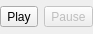
<?xml version="1.0" encoding="UTF-8"?>
<ui version="4.0">
 <class>SpeakButtons</class>
 <widget class="QWidget" name="SpeakButtons">
  <property name="geometry">
   <rect>
    <x>0</x>
    <y>0</y>
    <width>86</width>
    <height>34</height>
   </rect>
  </property>
  <layout class="QHBoxLayout" name="buttonsLayout">
   <property name="spacing">
    <number>6</number>
   </property>
   <property name="leftMargin">
    <number>0</number>
   </property>
   <property name="topMargin">
    <number>0</number>
   </property>
   <property name="rightMargin">
    <number>0</number>
   </property>
   <property name="bottomMargin">
    <number>0</number>
   </property>
   <item>
    <widget class="QToolButton" name="playPauseButton">
     <property name="toolTip">
      <string>Speak / pause text speaking</string>
     </property>
     <property name="text">
      <string>Play</string>
     </property>
    </widget>
   </item>
   <item>
    <widget class="QToolButton" name="stopButton">
     <property name="enabled">
      <bool>false</bool>
     </property>
     <property name="toolTip">
      <string>Stop text speaking</string>
     </property>
     <property name="text">
      <string>Pause</string>
     </property>
     <property name="icon">
      <iconset theme="media-playback-stop">
       <normaloff>.</normaloff>.</iconset>
     </property>
    </widget>
   </item>
  </layout>
 </widget>
 <resources/>
 <connections/>
</ui>
